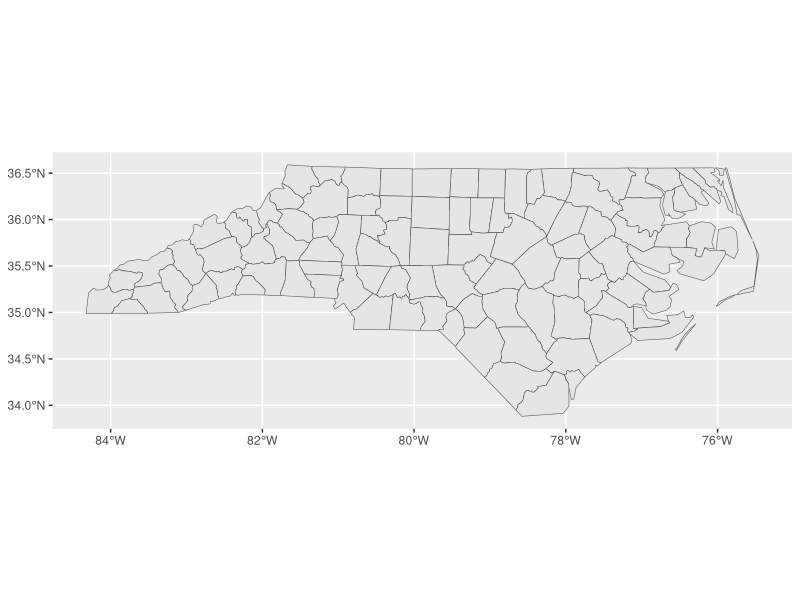
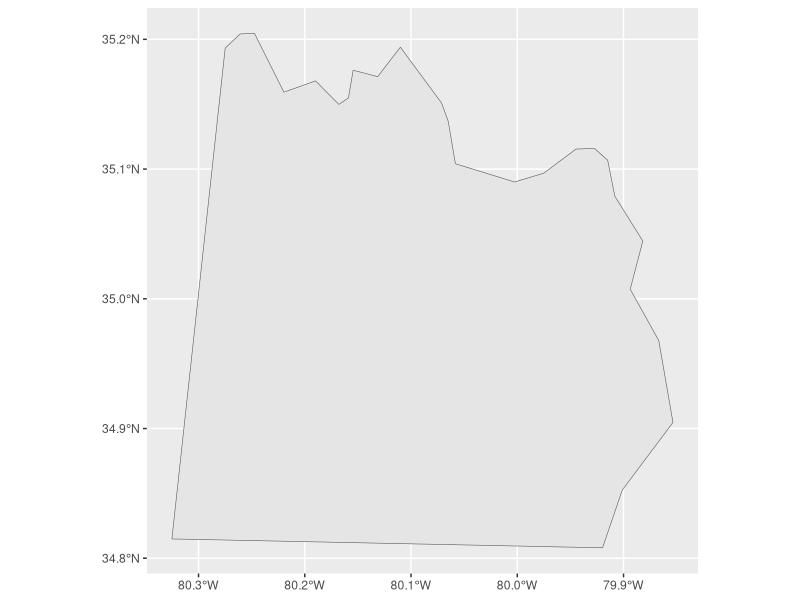
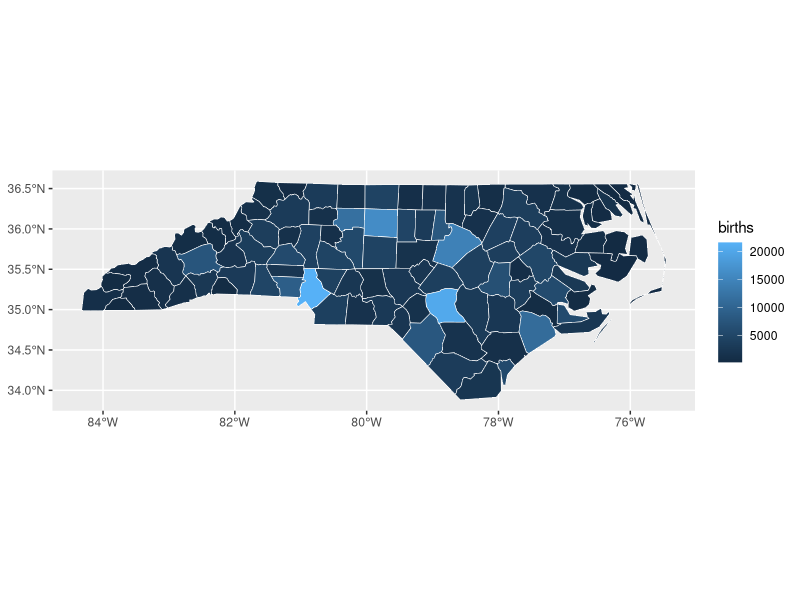
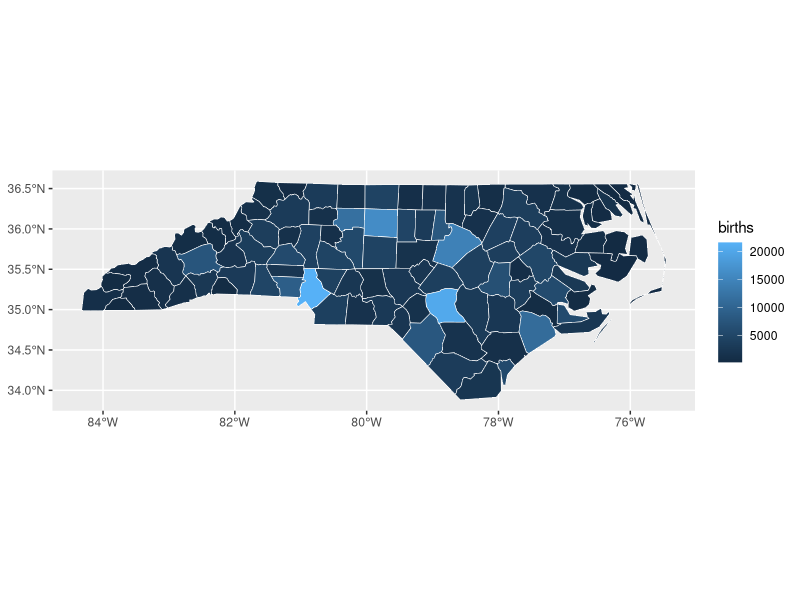
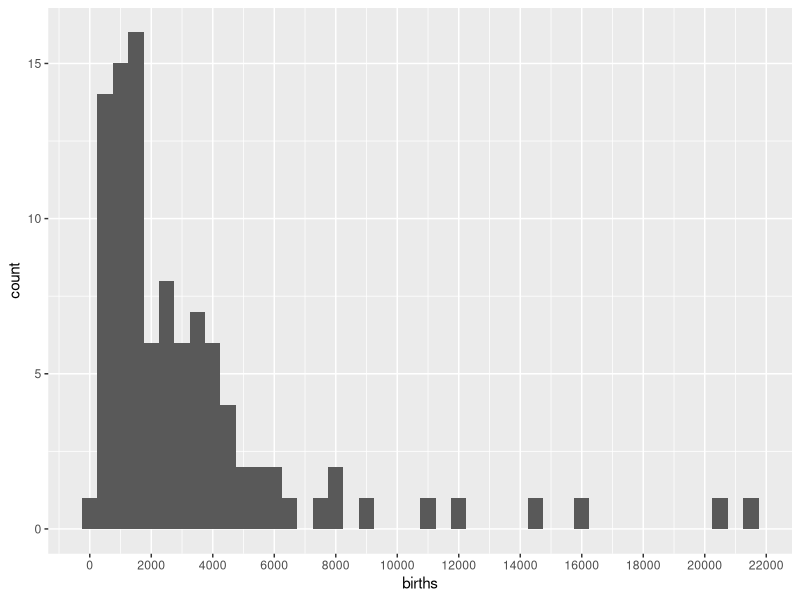
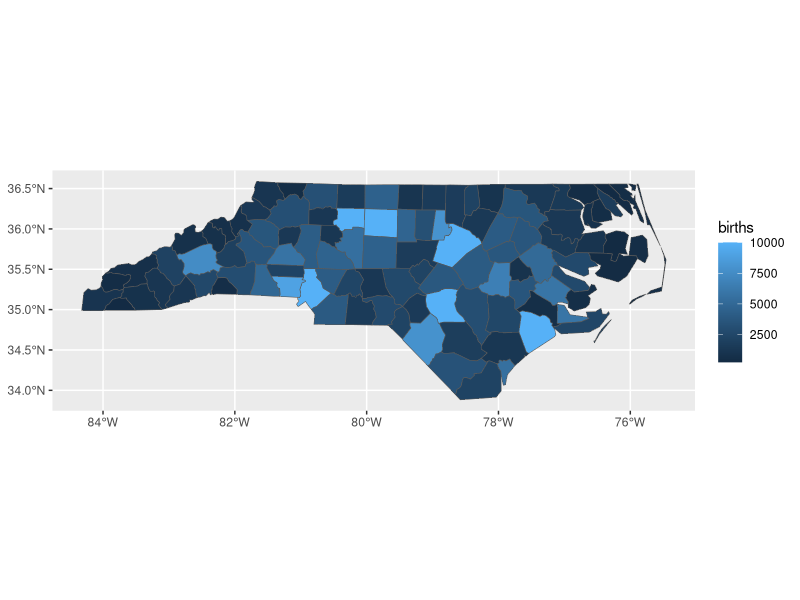
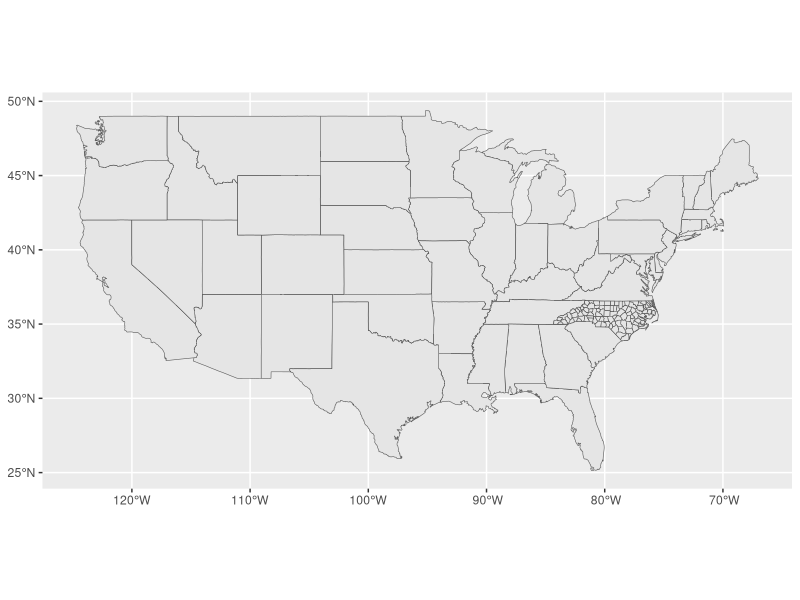
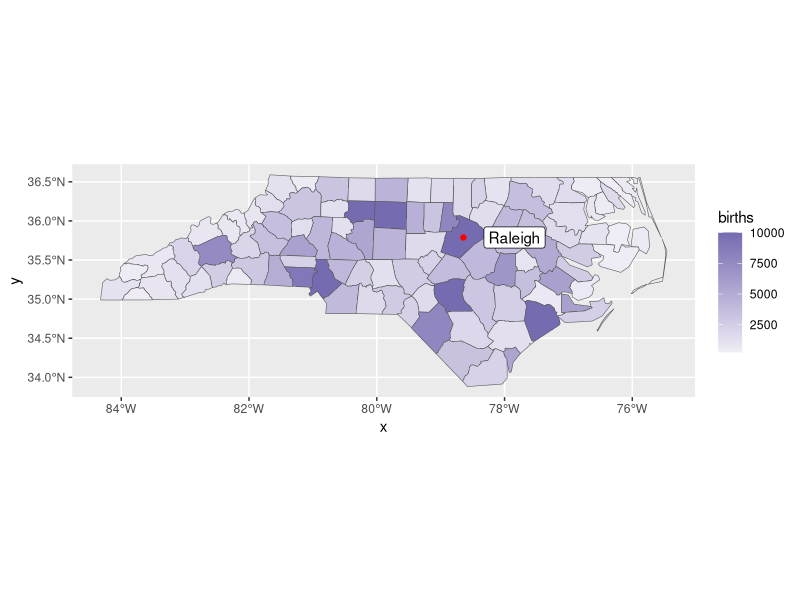

Generate these figures, in order, with R:
## ---- chunk 1
knitr::opts_chunk$set(collapse = TRUE, comment = "#>")
## ---- chunk 2
library(tidyverse)
library(sf)

nc_1974 <- 
  read_sf(system.file("shape/nc.shp", package = "sf")) %>% 
  select(FIPS, NAME, births = BIR74, sids = SID74,  geometry) %>% 
  rename_all(str_to_lower) 

states <- st_as_sf(maps::map("state", plot = FALSE, fill = TRUE))
## ---- chunk 3
nc_1974
## ---- chunk 4
nc_1974 %>% 
  ggplot() +
  geom_sf()
## ---- chunk 5
nc_1974 %>% 
  filter(name == "Anson") %>% 
  ggplot() +
  geom_sf()
## ---- chunk 6
nc_1974 %>% 
  ggplot(aes(fill = births)) +
  geom_sf(color = "white", size = 0.2)
## ---- chunk 7
nc_1974 %>% 
  ggplot(aes(fill = births)) +
  geom_sf(color = "white", size = 0.2)
## ---- chunk 8
nc_1974 %>% 
  ggplot(aes(births)) +
  geom_histogram(binwidth = 500) +
  scale_x_continuous(breaks = seq(0, 2e5, 2e3))
## ---- chunk 9
nc_1974 %>% 
  mutate(births = pmin(births, 1e4)) %>% 
  ggplot(aes(fill = births)) +
  geom_sf()
## ---- chunk 10
ggplot() +
  geom_sf(data = states) + 
  geom_sf(data = nc_1974)
## ---- chunk 11
raleigh <- 
  tibble(
    x = -78.644257,
    y = 35.787743,
    label = "Raleigh"
  )

nc_1974 %>% 
  mutate(births = pmin(births, 1e4)) %>% 
  ggplot() +
  geom_sf(aes(fill = births)) +
  geom_point(aes(x, y), color = "red", data = raleigh) +
  geom_label(aes(x, y, label = label), nudge_x = 0.8, data = raleigh) +
  scale_fill_gradient(low = "#efedf5", high = "#756bb1")
## ---- chunk 12
    nc_1974 <-
      nc_1974 %>% 
      mutate(sids_rate = sids / births)
    
    nc_1974 %>% 
      ggplot(aes(fill = sids_rate)) + 
      geom_sf()
## ---- chunk 13
    nc_1974 %>% 
      ggplot(aes(fill = sids_rate)) + 
      geom_sf() +
      scale_fill_gradient(low = "#efedf5", high = "#756bb1") +
      coord_sf(xlim = c(-80.5, -79), ylim = c(34.8, 36))
## ---- chunk 14
    states %>% 
      st_crs()
## ---- chunk 15
    states %>% 
      ggplot() +
      geom_sf()
## ---- chunk 16
    states %>% 
      ggplot() +
      geom_sf() +
      coord_sf(crs = st_crs(102003))
